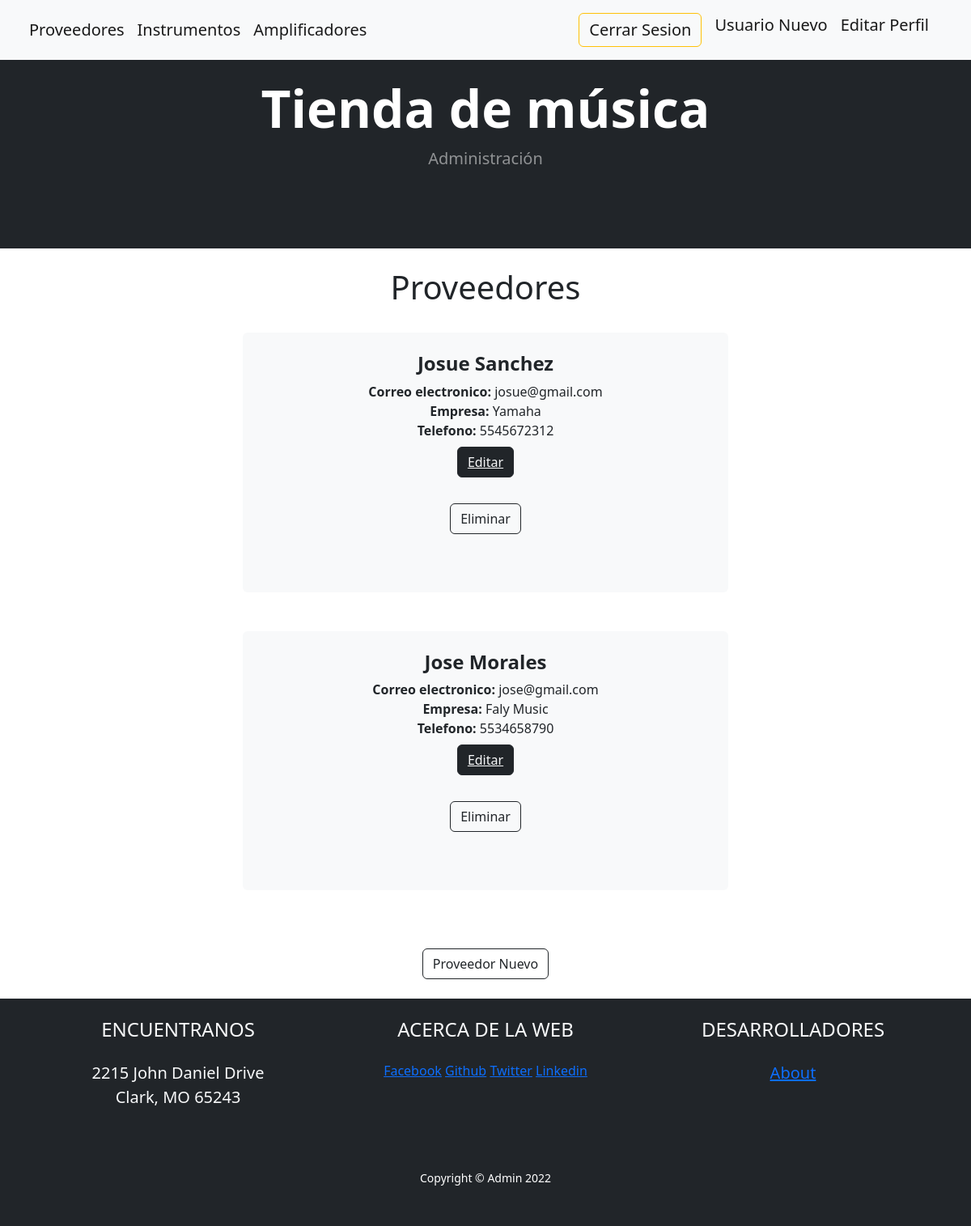
The app's page /app-tienda-musical/proveedor/ (signed in) with its own data.
### AppTiendaMusical/models.py (models this page shows)
class Proveedor(models.Model):
    nombre = models.CharField(max_length=50)
    Apellido = models.CharField(max_length=50)
    email = models.EmailField()
    empresa = models.CharField(max_length=50)
    telefono = models.IntegerField()

### AppTiendaMusical/views.py (the view)
# urls.py: path('proveedor/', proveedor, name="Proveedor"),
@login_required
def proveedor(request):
    lista = Proveedor.objects.all()
    return render(request, "Proveedores.html", {"proveedores": lista})

### AppTiendaMusical/Templates/Proveedores.html (shortened to what this page needs)
{% extends 'Inicio.html' %}
{% load static %}
{% block ListaDeContenidos %}
<h1 style="text-align: center" class="py-4">Proveedores</h1>
{% for proveedor in proveedores %}
<center>
    <div class="col-lg-6 col-xxl-4 mb-5">
        <div class="card bg-light border-0 h-100">
            <div class="card-body text-center p-4 p-lg-5 pt-0 pt-lg-0">
                <h2 class="fs-4 fw-bold">{{proveedor.nombre}} {{proveedor.Apellido}}</h2>
                <p class="mb-0"><b> Correo electronico:</b> {{proveedor.email}}</p>
                <p class="mb-0"><b> Empresa:</b> {{proveedor.empresa}}</p>
                <p class="mb-0"><b> Telefono:</b> {{proveedor.telefono}}</p>
                <div>
                    <div class="py-2">
                        <center><button class="btn btn-dark mt-auto">
                                <a href="{% url 'EditarProveedor' proveedor.id %}"
                                    class="text-light">Editar</a></button>
                        </center>
                    </div>
                    <form action="{% url 'EliminarProveedor' proveedor.id %}" method="POST">{% csrf_token %}
                        <div class="py-4">
                            <center><button class="btn btn-outline-dark mt-auto" type="submit">Eliminar</button>
                            </center>
                        </div>
                    </form>
                </div>
            </div>
        </div>
    </div>
</center>
{% endfor %}
<div class="py-4">
    <center><a class="btn btn-outline-dark mt-auto" href="{% url 'AgregarProveedor' %}">Proveedor Nuevo</a></center>
</div>
{% endblock ListaDeContenidos %}

### records on screen
Proveedor: nombre "Josue", Apellido "Sanchez", email "josue@gmail.com", empresa "Yamaha", telefono "5545672312"
Proveedor: nombre "Jose", Apellido "Morales", email "jose@gmail.com", empresa "Faly Music", telefono "5534658790"
